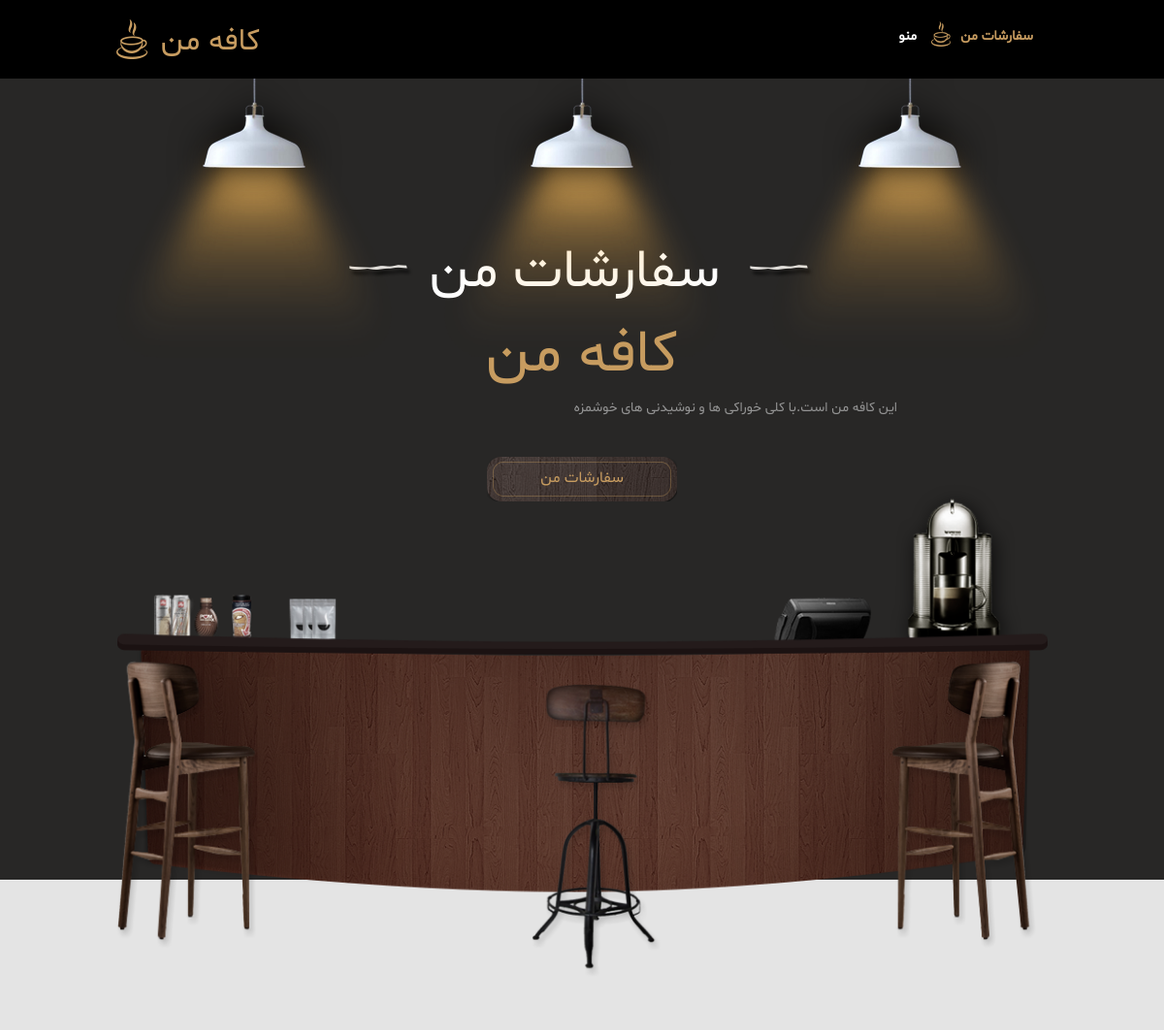
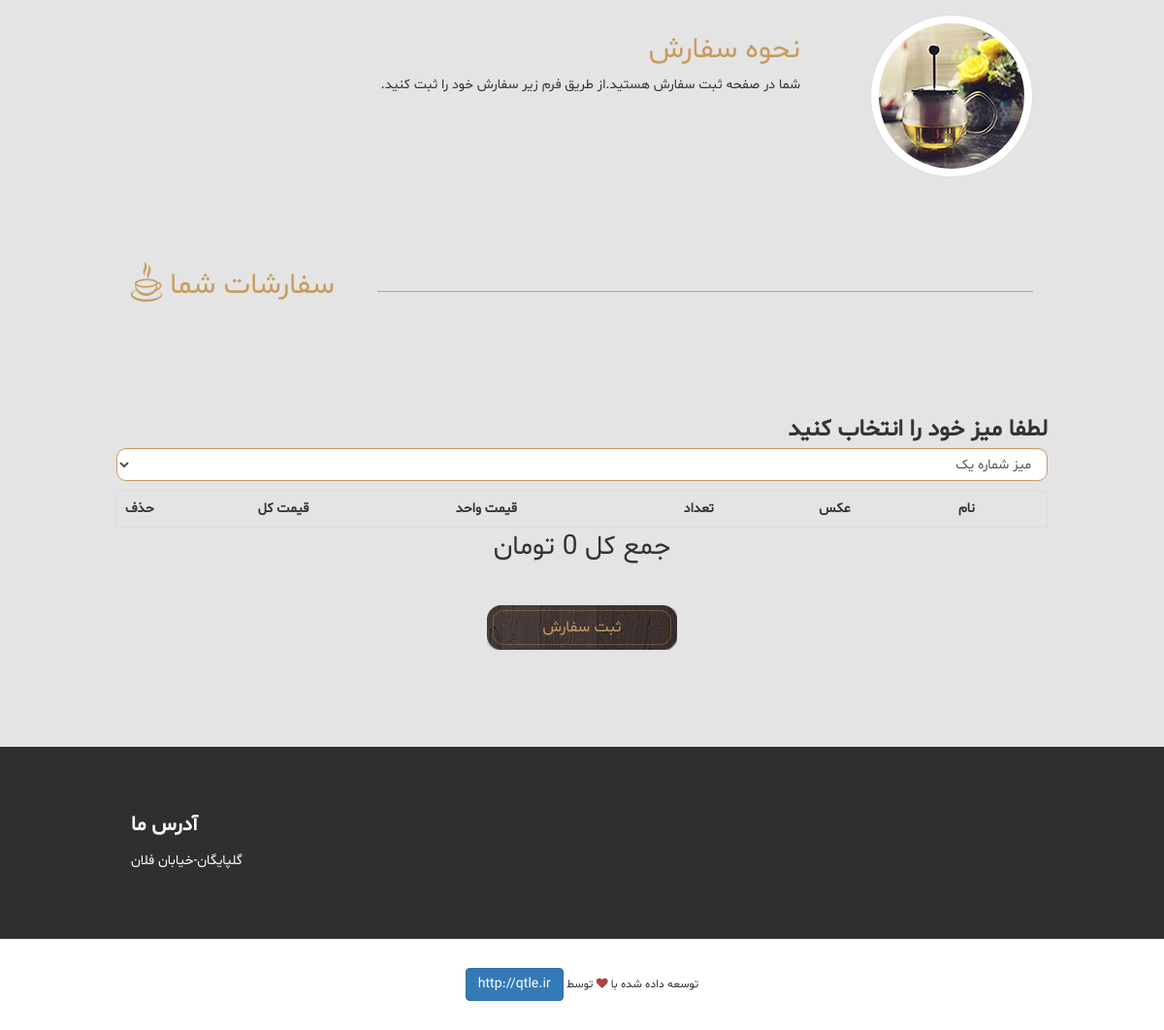
The app's page /order.php with its own data (2 pictures, top to bottom).
### tables this page shows
CREATE TABLE `information` (
  `id` int(11) NOT NULL,
  `name` varchar(100) NOT NULL,
  `description` text NOT NULL,
  `address` text NOT NULL
);

### order.php (the view, shortened to what this page needs)
<?php
include 'includes/db.php';
$get_info = "SELECT * FROM information";
$run_info = mysqli_query($con, $get_info);
$row_info = mysqli_fetch_array($run_info);
$shop_name = $row_info['name'];
$shop_desc = $row_info['description'];
$shop_add = $row_info['address'];
?>
<!DOCTYPE html>
<html lang="en">
<head>
  <link href="css/bootstrap.min.css" rel="stylesheet">
  <link href="css/font-awesome.min.css" rel="stylesheet">
  <link href="css/templatemo-style.css" rel="stylesheet">
  </head>
  <body>
    <div class="tm-top-header">
      <div class="container">
        <div class="row">
          <div class="tm-top-header-inner">
            <div class="tm-logo-container">
              <img src="img/logo.png" alt="Logo" class="tm-site-logo">
              <h1 class="tm-site-name tm-handwriting-font"><?php echo ($shop_name); ?></h1>
            </div>
            <nav class="tm-nav">
              <ul>
                <li><a href="index.php">منو</a></li>
                <li><a href="order.php" class="active">سفارشات من</a></li>
              </ul>
            </nav>
          </div>
        </div>
      </div>
    </div>
    <section class="tm-welcome-section">
      <div class="container tm-position-relative">
        <div class="tm-lights-container">
          <img src="img/light.png" alt="Light" class="light light-1">
          <img src="img/light.png" alt="Light" class="light light-2">
          <img src="img/light.png" alt="Light" class="light light-3">
        </div>
        <div class="row tm-welcome-content">
          <h2 class="white-text tm-handwriting-font tm-welcome-header"><img src="img/header-line.png" alt="Line" class="tm-header-line">&nbsp;سفارشات من&nbsp;&nbsp;<img src="img/header-line.png" alt="Line" class="tm-header-line"></h2>
          <h2 class="gold-text tm-welcome-header-2"><?php echo($shop_name); ?></h2>
          <p class="gray-text tm-welcome-description"><?php echo($shop_desc); ?></p>
          <a href="order.php" class="tm-more-button tm-more-button-welcome">سفارشات من</a>
        </div>
        <img src="img/table-set.png" alt="Table Set" class="tm-table-set img-responsive">
      </div>
    </section>
    <div class="tm-main-section light-gray-bg">
      <div class="container" id="main">
      <section class="tm-section row text-right" style="direction:rtl;">
          <div class="col-lg-9 col-md-9 col-sm-8">
            <h2 class="tm-section-header gold-text tm-handwriting-font">نحوه سفارش</h2>
            <p class="tm-welcome-description">شما در صفحه ثبت سفارش هستید.از طریق فرم زیر سفارش خود را ثبت کنید.</p>
          </div>
          <div class="col-lg-3 col-md-3 col-sm-4 tm-welcome-img-container">
            <div class="inline-block shadow-img">
              <img src="img/1.jpg" alt="Image" class="img-circle img-thumbnail">
            </div>
          </div>
        </section>
        <section class="tm-section row">
          <div class="col-lg-12 tm-section-header-container margin-bottom-30">
            <h2 class="tm-section-header gold-text tm-handwriting-font"><img src="img/logo.png" alt="Logo" class="tm-site-logo"> سفارشات شما </h2>
            <div class="tm-hr-container"><hr class="tm-hr"></div>
          </div>
        </section>
        <section class="tm-section row">
            <div class="col-12 text-right" style="direction:rtl;">
                <h3>
                    <label for="table">لطفا میز خود را انتخاب کنید</label>
                    <select name="table" id="table" width="100%" class="form-control" id="table">
                        <?php
                        $get_table = "SELECT * FROM c_table WHERE t_status=1";
                        $run_table = mysqli_query($con, $get_table);
                        $count_table = mysqli_num_rows($run_table);
                        if($count_table != 0){
                        while($row = mysqli_fetch_array($run_table)){
                            $id = $row['id'];
                            $name = $row['name']; ?>
                            <option style="font-family: Shabnam;" value="<?php echo($id); ?>"><?php echo($name); ?></option>
                    <?php    }}
                        ?>
                    </select>
                </h3>
                <div style="overflow-x:auto;" width="100%">
                    <table>
                        <thead>
                            <tr>
                                <th scope="">نام</th>
                                <th scope="">عکس</th>
                                <th scope="">تعداد</th>
                                <th scope="">قیمت واحد</th>
                                <th scope="">قیمت کل</th>
                                <th scope="">حذف</th>
                            </tr>
                        </thead>
                        <tbody>
                <?php
                $sum = 0;
                    ?>
                    </tbody></table>
                </div>
                <p id="total" class="text-center" style="font-size:2em;">جمع کل    <?php echo ($sum); ?>   تومان</p>
                <button type="button" onclick="set()" class="tm-more-button tm-more-button-welcome">ثبت سفارش</button>
            </div>
        </section>
    </div>
    </div>
    <footer>
      <div class="tm-black-bg">
        <div class="container">
          <div class="row margin-bottom-60">
            <div class="col-lg-5 col-md-5 tm-footer-div">
              <h3 class="tm-footer-div-title">آدرس ما</h3>
              <p class="margin-top-15"><?php echo($shop_add); ?></p>
            </div>
          </div>
        </div>
      </div>
      <div>
        <div class="container">
          <div class="row tm-copyright" style="direction:rtl;">
           <p class="col-lg-12 small copyright-text text-center ">توسعه داده شده با <i class="fa fa-heart text-danger"></i> توسط <a class="btn btn-primary" target="_blank" href="http://qtle.ir">http://qtle.ir</a></>
         </div>
       </div>
     </div>
   </footer>
 </body>
 </html>

### css/templatemo-style.css (style rules this page uses)
body { overflow-x: hidden; font-family: Shabnam; }
ul { margin: 0; padding: 0; }
.container { max-width: 960px; }
.tm-handwriting-font { font-family: Shabnam; }
.tm-top-header { background: black; color: white; }
.tm-site-logo, .tm-site-name { vertical-align: bottom; }
.tm-site-name { color: #c79c60; display: inline-block; font-size: 32px; margin: 0 10px; }
.tm-logo-container { padding: 10px 0; }
.tm-nav { display: -webkit-box; display: -webkit-flex; display: -ms-flexbox; display: flex; -webkit-box-align: center; -webkit-align-items: center; -ms-flex-align: center; align-items: center; font-weight: 700; text-transform: uppercase; }
.tm-nav li { list-style: none; float: left; }
.tm-nav li a { color: white; display: inline-block; padding: 15px 15px 20px 30px; -webkit-transition: all 0.3s ease; transition: all 0.3s ease; }
.tm-nav li a:hover, .tm-nav li a:focus, .tm-nav li a.active { color: #c79c60; text-decoration: none; }
.tm-nav li a.active { background: url(../img/logo.png) no-repeat, url(../img/nav-underline.png) no-repeat; background-size: 20px, 74px 17px; background-position: 0% 30%, center bottom; }
.tm-top-header-inner { display: -webkit-box; display: -webkit-flex; display: -ms-flexbox; display: flex; -webkit-box-pack: justify; -webkit-justify-content: space-between; -ms-flex-pack: justify; justify-content: space-between; padding-top: 10px; padding-bottom: 10px; }
.tm-section { margin-bottom: 60px; }
.tm-welcome-section { background: #282726; text-align: center; }
.white-text { color: white; }
.gold-text { color: #c79c60; }
.gray-text { color: #949494; }
.tm-welcome-header { font-size: 56px; }
.tm-welcome-header-2 { font-family: Shabnam; font-size: 62px; text-transform: uppercase; }
.tm-welcome-content { margin: 150px auto 350px; max-width: 650px; }
.tm-welcome-description { text-align: right; }
.tm-welcome-img-container { text-align: right; }
.tm-more-button-welcome { margin: 40px auto; }
.tm-more-button { display: -webkit-box; display: -webkit-flex; display: -ms-flexbox; display: flex; -webkit-box-pack: center; -webkit-justify-content: center; -ms-flex-pack: center; justify-content: center; -webkit-box-align: center; -webkit-align-items: center; -ms-flex-align: center; align-items: center; background-image: url(../img/tm-brown-button.png); width: 196px; height: 46px; text-transform: uppercase; font-size: 16px; color: #c79c60; -webkit-transition: all 0.3s ease; transition: all 0.3s ease; }
.tm-position-relative { position: relative; }
.tm-table-set { position: absolute; bottom: -100px; left: 0; }
.tm-lights-container { position: absolute; top: 0; left: 0; display: -webkit-box; display: -webkit-flex; display: -ms-flexbox; display: flex; -webkit-box-pack: justify; -webkit-justify-content: space-between; -ms-flex-pack: justify; justify-content: space-between; width: 100%; }
.light-gray-bg { background-color: #e4e4e4; }
.tm-main-section { padding-top: 170px; }
.img-thumbnail { padding: 8px; }
.inline-block { display: inline-block; }
.shadow-img { background: url(../img/shadow.png) no-repeat center bottom; padding-bottom: 7px; }
.tm-black-bg { background-color: #302f2f; color: white; padding-top: 50px; }
.tm-footer-div-title { color: white; font-size: 21px; font-weight: 700; }
.margin-bottom-30 { margin-bottom: 30px; }
.margin-bottom-60 { margin-bottom: 60px; }
.margin-top-15 { margin-top: 15px; }
.copyright-text { margin-top: 30px; margin-bottom: 30px; }
.tm-section-header-container { display: -webkit-box; display: -webkit-flex; display: -ms-flexbox; display: flex; -webkit-box-align: end; -webkit-align-items: flex-end; -ms-flex-align: end; align-items: flex-end; }
.tm-section-header { width: 350px; }
.tm-hr-container { width: 100%; height: 41px; }
.tm-hr { border-color: #c79c60; }
.form-control { border-color: #c79c60; border-radius: 10px; }
button.tm-more-button { background-color: transparent; border: 0; display: block; outline: 0; }

### order.php (style rules this page uses)
table { border-collapse: collapse; border-spacing: 0; width: 100%; border: 1px solid #ddd; }
th, td { text-align: left; padding: 8px; }

### records on screen
information: name "کافه من", description "این کافه من است.با کلی خوراکی ها و نوشیدنی های خوشمزه", address "گلپایگان-خیابان فلان"

### other values on screen
form field table "میز شماره یک"
